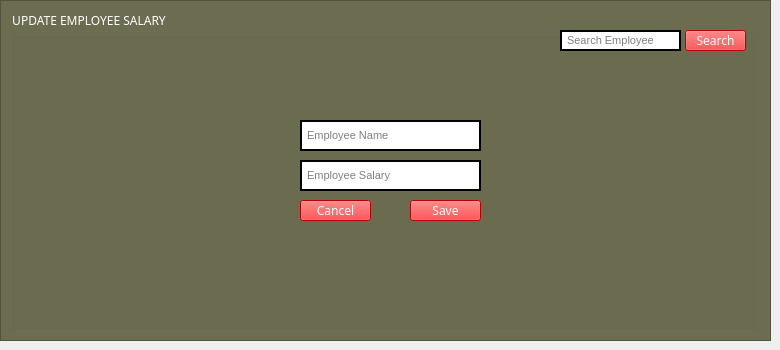
     <widget class="QWidget" name="page_7">
      <widget class="QFrame" name="frame_11">
       <property name="geometry">
        <rect>
         <x>0</x>
         <y>0</y>
         <width>771</width>
         <height>341</height>
        </rect>
       </property>
       <property name="font">
        <font>
         <family>Yu Gothic UI Semibold</family>
        </font>
       </property>
       <property name="styleSheet">
        <string notr="true">background-color:rgb(108, 108, 81)</string>
       </property>
       <property name="frameShape">
        <enum>QFrame::StyledPanel</enum>
       </property>
       <property name="frameShadow">
        <enum>QFrame::Raised</enum>
       </property>
       <widget class="QGroupBox" name="groupBox_7">
        <property name="geometry">
         <rect>
          <x>10</x>
          <y>10</y>
          <width>748</width>
          <height>321</height>
         </rect>
        </property>
        <property name="font">
         <font>
          <family>Impact</family>
         </font>
        </property>
        <property name="styleSheet">
         <string notr="true">color:white</string>
        </property>
        <property name="title">
         <string>UPDATE EMPLOYEE SALARY</string>
        </property>
        <widget class="QPushButton" name="btnsearchempupdate">
         <property name="geometry">
          <rect>
           <x>675</x>
           <y>20</y>
           <width>61</width>
           <height>21</height>
          </rect>
         </property>
         <property name="font">
          <font>
           <family>Impact</family>
           <weight>50</weight>
           <bold>false</bold>
          </font>
         </property>
         <property name="styleSheet">
          <string notr="true">background-color:rgb(255, 0, 0);color:white</string>
         </property>
         <property name="text">
          <string>Search</string>
         </property>
        </widget>
        <widget class="QLineEdit" name="updatesearchemployeeinput">
         <property name="geometry">
          <rect>
           <x>550</x>
           <y>20</y>
           <width>121</width>
           <height>21</height>
          </rect>
         </property>
         <property name="font">
          <font>
           <pointsize>8</pointsize>
          </font>
         </property>
         <property name="styleSheet">
          <string notr="true">background-color:white;color:black;border:2px solid black</string>
         </property>
         <property name="placeholderText">
          <string> Search Employee</string>
         </property>
        </widget>
        <widget class="QLineEdit" name="updatesalary">
         <property name="geometry">
          <rect>
           <x>290</x>
           <y>150</y>
           <width>181</width>
           <height>31</height>
          </rect>
         </property>
         <property name="font">
          <font>
           <pointsize>8</pointsize>
          </font>
         </property>
         <property name="styleSheet">
          <string notr="true">background-color:white;color:black;border:2px solid black</string>
         </property>
         <property name="placeholderText">
          <string notr="true"> Employee Salary</string>
         </property>
        </widget>
        <widget class="QLineEdit" name="updatesalaryname">
         <property name="geometry">
          <rect>
           <x>290</x>
           <y>110</y>
           <width>181</width>
           <height>31</height>
          </rect>
         </property>
         <property name="font">
          <font>
           <pointsize>8</pointsize>
          </font>
         </property>
         <property name="styleSheet">
          <string notr="true">background-color:white;color:black;border:2px solid black</string>
         </property>
         <property name="placeholderText">
          <string> Employee Name</string>
         </property>
        </widget>
        <widget class="QPushButton" name="btnsavesalaryupdate">
         <property name="geometry">
          <rect>
           <x>400</x>
           <y>190</y>
           <width>71</width>
           <height>21</height>
          </rect>
         </property>
         <property name="font">
          <font>
           <family>Impact</family>
           <weight>50</weight>
           <bold>false</bold>
          </font>
         </property>
         <property name="styleSheet">
          <string notr="true">background-color:rgb(255, 0, 0);color:white</string>
         </property>
         <property name="text">
          <string>Save</string>
         </property>
        </widget>
        <widget class="QPushButton" name="btncancelsalaryupdate">
         <property name="geometry">
          <rect>
           <x>290</x>
           <y>190</y>
           <width>71</width>
           <height>21</height>
          </rect>
         </property>
         <property name="font">
          <font>
           <family>Impact</family>
           <weight>50</weight>
           <bold>false</bold>
          </font>
         </property>
         <property name="styleSheet">
          <string notr="true">background-color:rgb(255, 0, 0);color:white</string>
         </property>
         <property name="text">
          <string>Cancel</string>
         </property>
        </widget>
       </widget>
      </widget>
     </widget>
